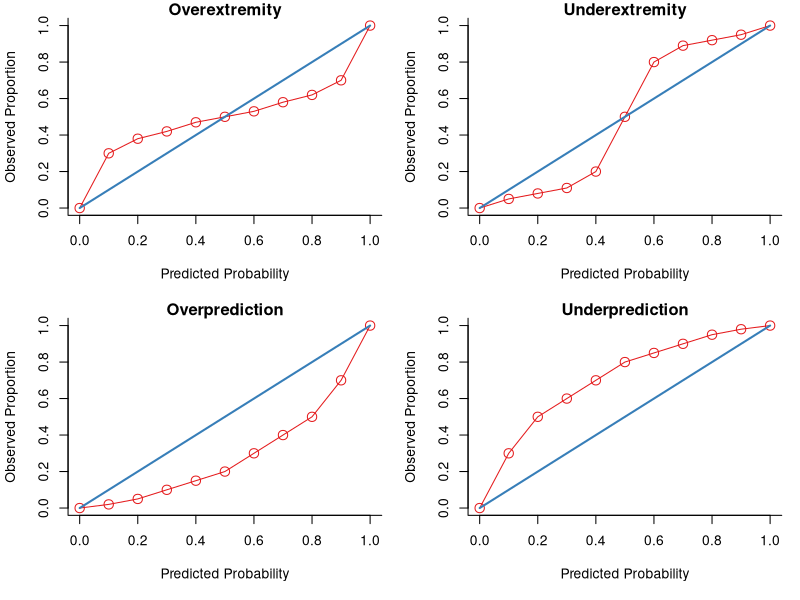

Write the R code that produced this figure.
## ---- chunk 1

## ---- chunk 2
#| label: fig-miscalibration
#| fig-cap: "Types of Miscalibration. From @Petersen2024a and @PetersenPrinciplesPsychAssessment."
#| code-fold: true

# Specify data
examplePredictions <- seq(from = 0, to = 1, by = .1)
exampleOutcomes <- c(0, .15, .3, .4, .45, .5, .55, .6, .7, .85, 1)

overPrediction <- c(0, .02, .05, .1, .15, .2, .3, .4, .5, .7, 1)
underPrediction <- c(0, .3, .5, .6, .7, .8, .85, .9, .95, .98, 1)
overExtremity <- c(0, .3, .38, .42, .47, .5, .53, .58, .62, .7, 1)
underExtremity <- c(0, .05, .08, .11, .2, .5, .8, .89, .92, .95, 1)

# Plot
par(
  mfrow = c(2,2),
  mar = c(5,4,1,1) + 0.1) #margins: bottom, left, top, right

plot(
  examplePredictions,
  overExtremity,
  xlim = c(0,1),
  ylim = c(0,1),
  main = "Overextremity",
  xlab = "Predicted Probability",
  ylab = "Observed Proportion",
  bty = "l",
  cex = 1.5,
  col = "#e41a1c",
  type = "o")

lines(
  c(0,1),
  c(0,1),
  lwd = 2,
  col = "#377eb8")

plot(
  examplePredictions,
  underExtremity,
  xlim = c(0,1),
  ylim = c(0,1),
  main = "Underextremity",
  xlab = "Predicted Probability",
  ylab = "Observed Proportion",
  bty = "l",
  cex = 1.5,
  col = "#e41a1c",
  type = "o")

lines(
  c(0,1),
  c(0,1),
  lwd = 2,
  col = "#377eb8")

plot(
  examplePredictions,
  overPrediction,
  xlim = c(0,1),
  ylim = c(0,1),
  main = "Overprediction",
  xlab = "Predicted Probability",
  ylab = "Observed Proportion",
  bty = "l",
  cex = 1.5,
  col = "#e41a1c",
  type = "o")

lines(
  c(0,1),
  c(0,1),
  lwd = 2,
  col = "#377eb8")

plot(
  examplePredictions,
  underPrediction,
  xlim = c(0,1),
  ylim = c(0,1),
  main = "Underprediction",
  xlab = "Predicted Probability",
  ylab = "Observed Proportion",
  bty = "l",
  cex = 1.5,
  col = "#e41a1c",
  type = "o")

lines(
  c(0,1),
  c(0,1),
  lwd = 2,
  col = "#377eb8")
## ---- chunk 3
sessionInfo()
